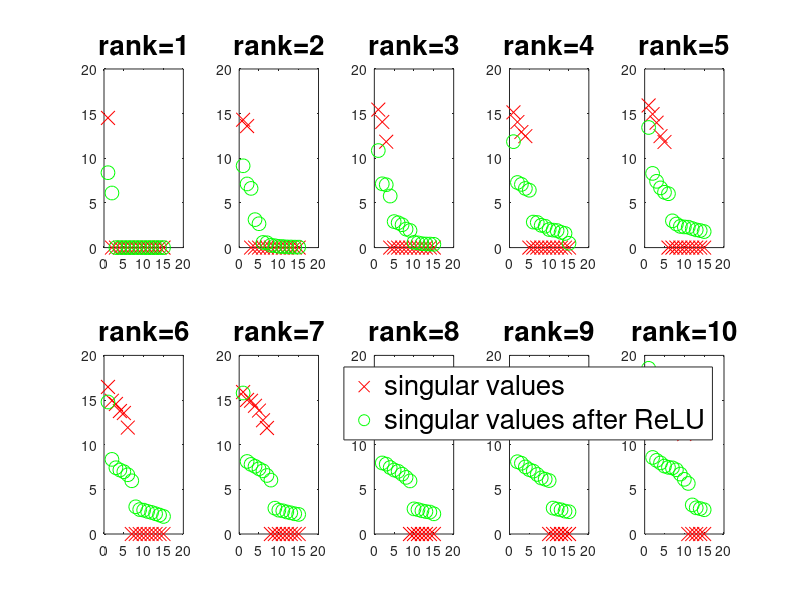

This chart was generated by the following MATLAB code:
close all; clear all;

d=100;
n=200;

idx = 1:15;
projnorm=zeros(1,10);

for r=1:10

U = orth(randn(d,r));
V = randn(n,r);

X = U*V';
[ux, sx, vx] = svd(X);
sx = diag(sx);

Xrelu = max(X,0);
[uxr, sxr, vxr] = svd(Xrelu);
sxr = diag(sxr);

subplot(2,5,r);
plot(idx, sx(idx), 'rx','MarkerSize',10);
hold on;
plot(idx,sxr(idx), 'go','MarkerSize',10)
title(['rank=' num2str(r)],'FontSize',20);


% Uest = uxr(:,1:r+1);
% projnorm(r) = norm(U - Uest*Uest'*U,'fro');

end
legend('singular values','singular values after ReLU','FontSize',20)
% 
% figure
% plot(projnorm)
